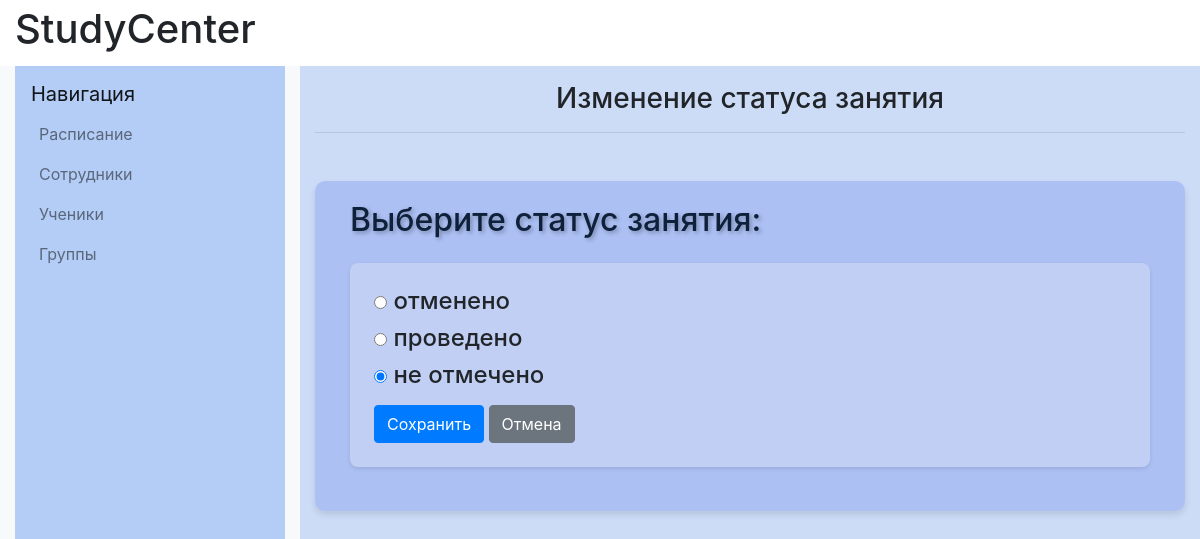
Before: /schedule/10/add_status/ with the older database file.
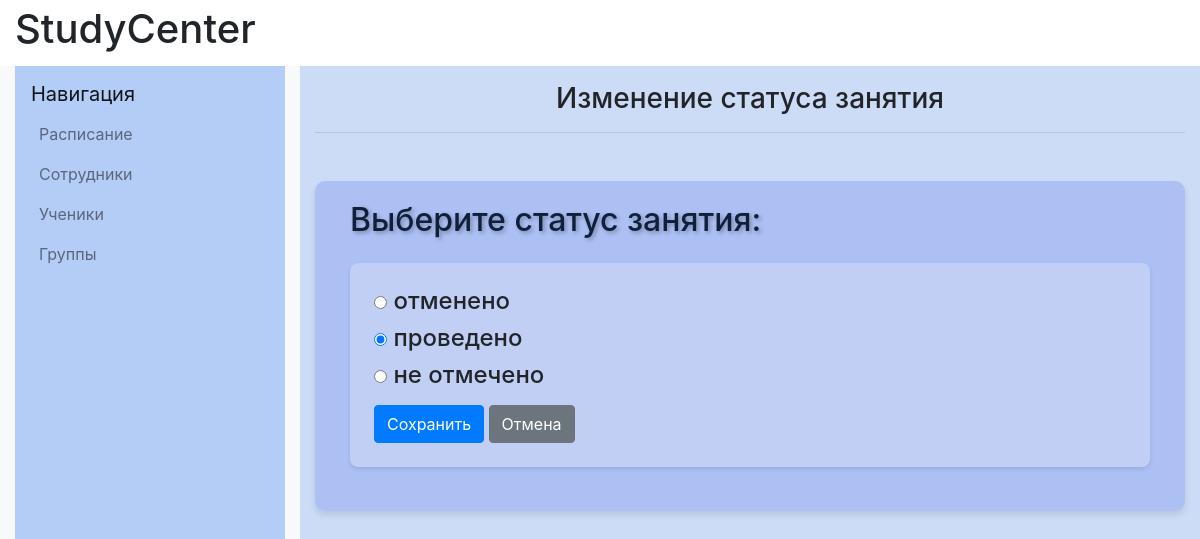
After: the same page with the newer database file.
### catalog/models.py (models this page shows)
class LessonStatus(models.Model):
    lesson = models.ForeignKey(Lesson, on_delete=models.CASCADE)
    status = models.IntegerField(null=True, default=3)
    objects = models.Manager()

### catalog/views.py (the view)
# urls.py: path('schedule/<int:pk>/add_status/', views.add_status_to_lesson, name='add_status_to_lesson'),
def add_status_to_lesson(request, pk):
    lesson = get_object_or_404(Lesson, pk=pk)
    lesson_status, created = LessonStatus.objects.get_or_create(lesson=lesson)
    if request.method == 'POST':
        form = LessonStatusForm(request.POST, instance=lesson_status)
        if form.is_valid():
            form.save()
            return redirect('lesson_details', lesson_id=lesson.id)
    else:
        form = LessonStatusForm(instance=lesson_status)
    return render(request, 'schedule/add_status_form.html', {'form': form, 'lesson': lesson})

### catalog/forms.py
class LessonStatusForm(forms.ModelForm):
    class Meta:
        model = LessonStatus
        fields = ['status']
        labels = {'status': "Статус",}
        widgets = {'status': forms.RadioSelect(choices=((0, 'отменено'), (1, 'проведено'), (3, 'не отмечено')))}

### catalog/templates/schedule/add_status_form.html (shortened to what this page needs)
{% extends "base_generic.html" %}
{% load widget_tweaks %}
{% block content %}
<div class="col-md-8 col-lg-9 content-container" style="background-color: #ccdbf6">
    <h1 class="h3 text-center mt-3">Изменение статуса занятия</h1>
    <hr class="mb-5">
    <section style="background-color: rgba(158,180,243,0.68); padding: 20px; border-radius: 10px; box-shadow: 0 4px 6px rgba(0, 0, 0, 0.1);">
        <div class="container">
            <h5 style="color: #0f203b; text-shadow: 2px 2px 4px rgba(0, 0, 0, 0.3); font-size: 2em;">Выберите статус занятия:</h5>
            <form method="POST" class="p-4 my-4" style="background-color: #c0cff3; border-radius: 8px; box-shadow: 0 2px 4px rgba(0, 0, 0, 0.1);">
                <h4>{{ form.status }}</h4>
                <button type="submit" class="btn btn-primary">Сохранить</button>
                <a class="btn btn-secondary" href="{% url 'lesson_details' lesson_id=lesson.id %}">Отмена</a>
            </form>
        </div>
    </section>
</div>
{% endblock content %}

Changed rows visible on the page:
changed LessonStatus: status "☐ отменено ☐ проведено ☑ не отмечено" → "☐ отменено ☑ проведено ☐ не отмечено"
